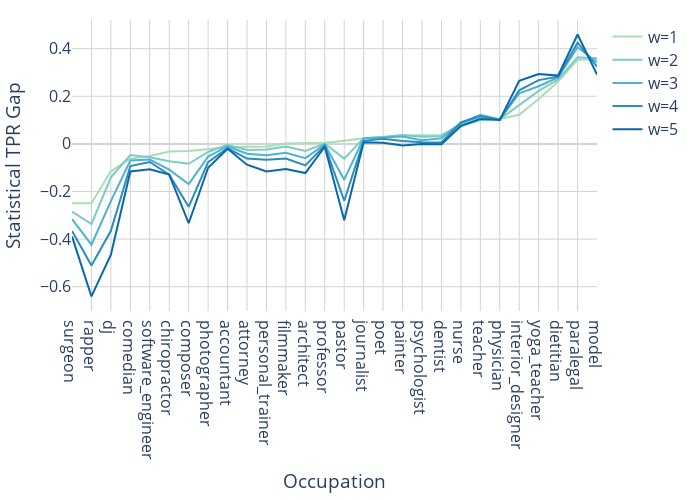

The code cell stored with this chart in its notebook:
### Markdown cell above
## Increase Female Gender Token Weights

### Code cell
all_sp_result = get_reweighted_statistical_TPR_gap(X_test, gender="F", w_min=1, w_max=5, interval=1)
all_sp_result = all_sp_result.sort_values("statistical_parity w=1")
fig = go.Figure()

occupation_list = all_sp_result["occupation"].tolist()
for w in range(1, 6):
    sp = all_sp_result[f"statistical_parity w={w}"].tolist()

    fig.add_trace(go.Scatter(x=occupation_list, y=sp, mode='lines', name=f'w={w}', line=dict(color=colorscale[w+2])))

fig.update_layout(
    autosize=False,
    width=695,
    height=500,
    plot_bgcolor='white',
    font=dict(size=15.5),
    xaxis_title="Occupation",
    yaxis_title="Statistical TPR Gap",
    margin=dict(l=15, r=15, t=20, b=20),
)
fig.update_xaxes(
    mirror=True,
    showgrid=True,
    zeroline = True,
    zerolinecolor='lightgrey',
    gridcolor='lightgrey'
)
fig.update_yaxes(
    mirror=True,
    showgrid=True,
    zeroline = True,
    zerolinecolor='lightgrey',
    gridcolor='lightgrey',
)

fig.show()

### Figure 1 — Plotly figure (JSON) as saved in the notebook; plotly's stock layout.template omitted (floating-point values rounded to 4 significant figures)
{"data": [{"line": {"color": "rgb(168,221,181)"}, "mode": "lines", "name": "w=1", "type": "scatter", "x": ["surgeon", "rapper", "dj", "comedian", "software_engineer", "chiropractor", "composer", "photographer", "accountant", "attorney", "personal_trainer", "filmmaker", "architect", "professor", "pastor", "journalist", "poet", "painter", "psychologist", "dentist", "nurse", "teacher", "physician", "interior_designer", "yoga_teacher", "dietitian", "paralegal", "model"], "y": [-0.2498, -0.2496, -0.1152, -0.06208, -0.05075, -0.03162, -0.03021, -0.02111, -0.01408, -0.01158, -0.0109, 0.001959, 0.002317, 0.004687, 0.01281, 0.02368, 0.02806, 0.03526, 0.03602, 0.03779, 0.0775, 0.09804, 0.1048, 0.1221, 0.1882, 0.2618, 0.3538, 0.3556]}, {"line": {"color": "rgb(123,204,196)"}, "mode": "lines", "name": "w=2", "type": "scatter", "x": ["surgeon", "rapper", "dj", "comedian", "software_engineer", "chiropractor", "composer", "photographer", "accountant", "attorney", "personal_trainer", "filmmaker", "architect", "professor", "pastor", "journalist", "poet", "painter", "psychologist", "dentist", "nurse", "teacher", "physician", "interior_designer", "yoga_teacher", "dietitian", "paralegal", "model"], "y": [-0.2846, -0.3366, -0.1402, -0.04669, -0.05582, -0.07264, -0.0834, -0.03406, -0.003488, -0.02564, -0.02324, -0.01108, -0.03002, 0.001542, -0.06202, 0.02411, 0.02929, 0.03755, 0.03003, 0.03238, 0.0858, 0.1121, 0.1035, 0.1621, 0.2224, 0.2705, 0.3643, 0.3597]}, {"line": {"color": "rgb(78,179,211)"}, "mode": "lines", "name": "w=3", "type": "scatter", "x": ["surgeon", "rapper", "dj", "comedian", "software_engineer", "chiropractor", "composer", "photographer", "accountant", "attorney", "personal_trainer", "filmmaker", "architect", "professor", "pastor", "journalist", "poet", "painter", "psychologist", "dentist", "nurse", "teacher", "physician", "interior_designer", "yoga_teacher", "dietitian", "paralegal", "model"], "y": [-0.316, -0.4235, -0.2402, -0.06977, -0.06598, -0.1085, -0.1685, -0.05323, -0.009843, -0.0411, -0.04793, -0.03715, -0.06004, -0.002546, -0.1505, 0.02368, 0.02683, 0.03066, 0.01507, 0.02311, 0.0888, 0.1218, 0.1028, 0.2121, 0.2423, 0.2792, 0.4065, 0.3432]}, {"line": {"color": "rgb(43,140,190)"}, "mode": "lines", "name": "w=4", "type": "scatter", "x": ["surgeon", "rapper", "dj", "comedian", "software_engineer", "chiropractor", "composer", "photographer", "accountant", "attorney", "personal_trainer", "filmmaker", "architect", "professor", "pastor", "journalist", "poet", "painter", "psychologist", "dentist", "nurse", "teacher", "physician", "interior_designer", "yoga_teacher", "dietitian", "paralegal", "model"], "y": [-0.3655, -0.5105, -0.3652, -0.09285, -0.07613, -0.1291, -0.2643, -0.07655, -0.01832, -0.06149, -0.06645, -0.06136, -0.09006, -0.007106, -0.2389, 0.01286, 0.02192, 0.01229, 0.007221, 0.006109, 0.08995, 0.1165, 0.1016, 0.2254, 0.2679, 0.2825, 0.425, 0.3247]}, {"line": {"color": "rgb(8,104,172)"}, "mode": "lines", "name": "w=5", "type": "scatter", "x": ["surgeon", "rapper", "dj", "comedian", "software_engineer", "chiropractor", "composer", "photographer", "accountant", "attorney", "personal_trainer", "filmmaker", "architect", "professor", "pastor", "journalist", "poet", "painter", "psychologist", "dentist", "nurse", "teacher", "physician", "interior_designer", "yoga_teacher", "dietitian", "paralegal", "model"], "y": [-0.3887, -0.6409, -0.4652, -0.1159, -0.1066, -0.1291, -0.3334, -0.1004, -0.02044, -0.0875, -0.1158, -0.106, -0.1224, -0.01206, -0.3205, 0.007232, 0.00472, -0.007223, -0.0006325, -0.001619, 0.07519, 0.1042, 0.1007, 0.2654, 0.2936, 0.2868, 0.4593, 0.2912]}], "layout": {"autosize": false, "font": {"size": 15.5}, "height": 500, "margin": {"b": 20, "l": 15, "r": 15, "t": 20}, "plot_bgcolor": "white", "width": 695, "xaxis": {"gridcolor": "lightgrey", "mirror": true, "showgrid": true, "title": {"text": "Occupation"}, "zeroline": true, "zerolinecolor": "lightgrey"}, "yaxis": {"gridcolor": "lightgrey", "mirror": true, "showgrid": true, "title": {"text": "Statistical TPR Gap"}, "zeroline": true, "zerolinecolor": "lightgrey"}}}
